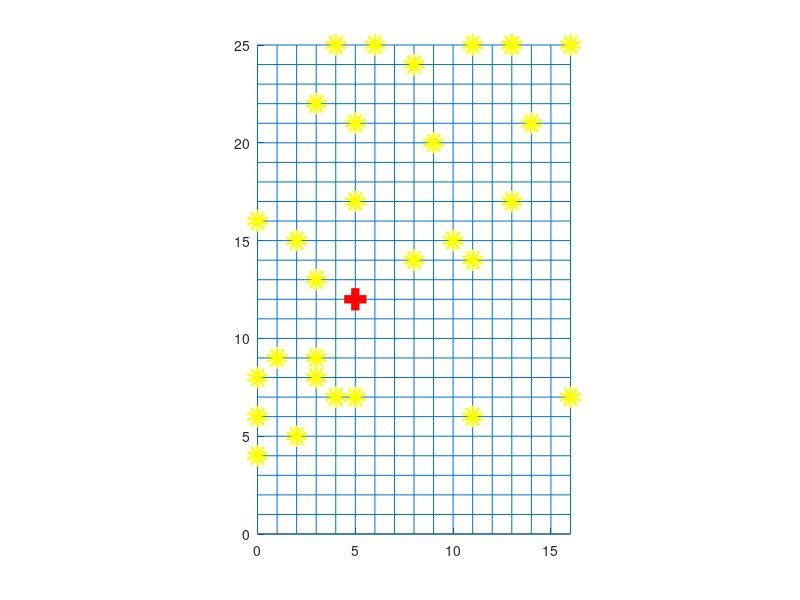

Here is the MATLAB script that generated this plot:
clear;
clf;
hold on

nx = 16;
ny = 25;

for j = 0 : ny
    line([0 nx], [j j])
end

for i = 0 : nx
    line([i i], [0 ny])
end

NoH = 30;
x = randi([0 nx], NoH, 1);
y = randi([0 ny], NoH, 1);
plot(x, y, "yo", "linewidth", 10)

i = 5;
j = 12;
plot(i, j, "rs", "linewidth", 10)
axis image

d = 0;

for k = 1 : NoH
    d = d + abs(x(k) - i) + abs(y(k) - j);
end

d
